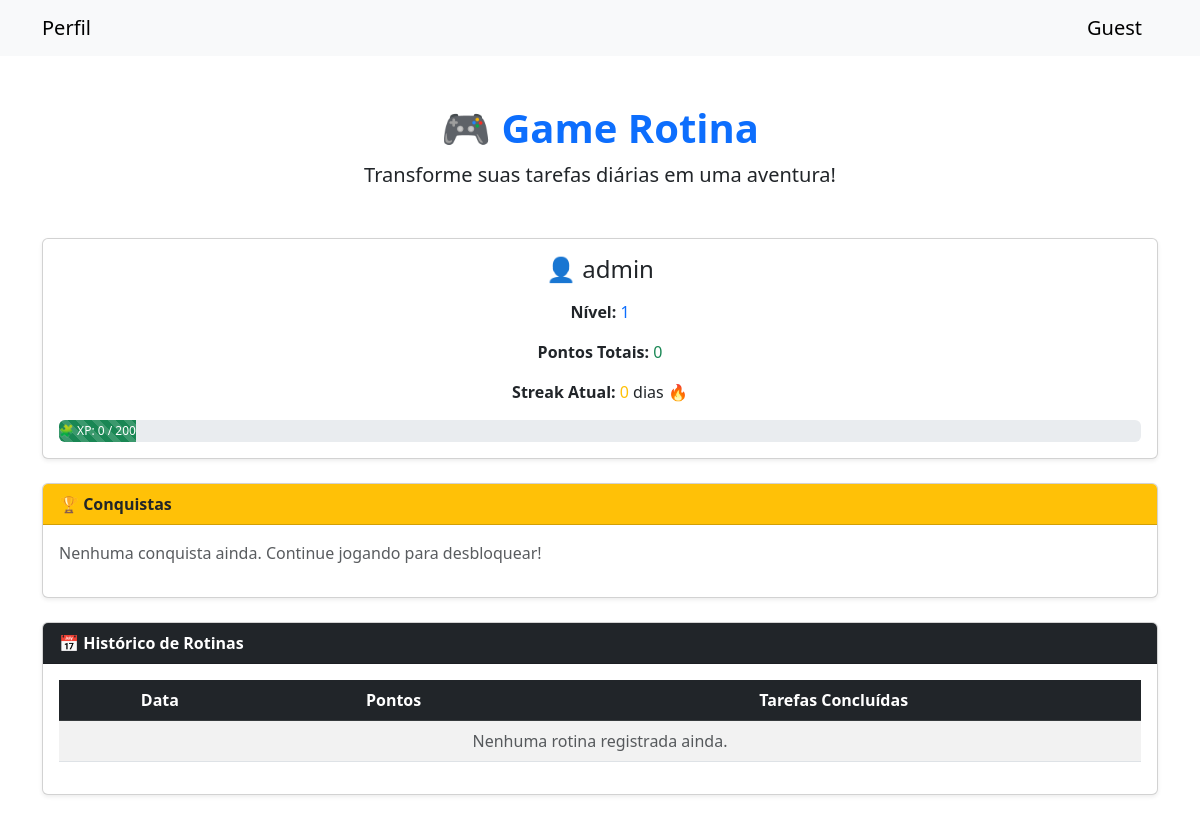
/GameRotina/dashboard_jogo/ (signed in), run on the app's committed database.
### GameRotina/models.py (models this page shows, shortened)
class PlayerProgress(models.Model):
    user = models.OneToOneField(User, on_delete=models.CASCADE)
    pontos_totais = models.IntegerField(default=0)
    nivel = models.IntegerField(default=1)
    streak = models.IntegerField(default=0)
    ultimo_checkin = models.DateField(null=True, blank=True)
    badges = models.ManyToManyField(Badge, blank=True)

### GameRotina/views.py (the view)
# urls.py: path('dashboard_jogo/', views.dashboard_jogo, name='dashboard_jogo'),
@login_required
def dashboard_jogo(request):
    player, _ = PlayerProgress.objects.get_or_create(user=request.user)
    rotinas = Rotina.objects.filter(user=request.user).order_by('-data_hora')
    pontos_ganhos = 0
    xp_proximo_nivel = (player.nivel + 1) * 100
    porcentagem_xp = (player.pontos_totais / xp_proximo_nivel) * 100
    if request.method == "POST":
        form = RotinaForm(request.POST)
        if form.is_valid():
            rotina = form.save(commit=False)
            rotina.user = request.user
            rotina.calcular_pontos()
            rotina.save()
            player.pontos_totais += rotina.pontos
            player.atualizar_streak()
            player.calcular_nivel()
            player.verificar_conquistas()
            pontos_ganhos = rotina.pontos
            player.save()
            return redirect('GameRotina:dashboard_jogo')
    else:
        form = RotinaForm()
    ranking = PlayerProgress.objects.all().order_by('-pontos_totais')[:10]
    return render(request, 'GameRotina/dashboard_jogo.html', {
        'player': player,
        'rotinas': rotinas,
        'form': form,
        'pontos_ganhos': pontos_ganhos,
        'ranking': ranking,
        'xp_proximo_nivel': xp_proximo_nivel,
        'porcentagem_xp': porcentagem_xp,
    })

### AppHome/context_processors.py (called while the page is built)
def permissoes_usuario(request):
    if not request.user.is_authenticated:
        return {}
    usuario_pode_alterar = request.user.is_superuser or request.user.groups.filter(name="Técnicos").exists()
    return {
        'usuario_pode_alterar': usuario_pode_alterar
    }

### GameRotina/templates/GameRotina/dashboard_jogo.html (shortened to what this page needs)
{% extends "GameRotina/base_game.html" %}
{% load static %}
{% block content %}
<div class="container py-5">
    <div class="text-center mb-5">
        <h1 class="fw-bold text-primary">🎮 Game Rotina</h1>
        <p class="lead">Transforme suas tarefas diárias em uma aventura!</p>
    </div>
    <div class="card mb-4 shadow-sm">
        <div class="card-body text-center">
            <h4 class="mb-3">👤 {{ user.username }}</h4>
            <p><strong>Nível:</strong> <span class="text-primary">{{ player.nivel }}</span></p>
            <p><strong>Pontos Totais:</strong> <span class="text-success">{{ player.pontos_totais }}</span></p>
            <p><strong>Streak Atual:</strong> <span class="text-warning">{{ player.streak }}</span> dias 🔥</p>
            <div class="progress mt-3" style="height: 22px;">
                <div class="progress-bar bg-success progress-bar-striped progress-bar-animated"
                     role="progressbar"
                     style="width: {{ porcentagem_xp }}%"
                     aria-valuenow="{{ player.pontos_totais }}" aria-valuemin="0" aria-valuemax="{{ xp_proximo_nivel }}">
                    🧩 XP: {{ player.pontos_totais }} / {{ xp_proximo_nivel }}
                </div>
            </div>
        </div>
    </div>
    <div class="card mb-4 shadow-sm">
        <div class="card-header bg-warning text-dark fw-bold">🏆 Conquistas</div>
        <div class="card-body">
            {% if player.badges.all %}
                {% for badge in player.badges.all %}
                    <span class="badge bg-warning text-dark fs-6 me-2">{{ badge.icone }} {{ badge.nome }}</span>
                {% endfor %}
            {% else %}
                <p class="text-muted">Nenhuma conquista ainda. Continue jogando para desbloquear!</p>
            {% endif %}
        </div>
    </div>
    <div class="card shadow-sm">
        <div class="card-header bg-dark text-white fw-bold">📅 Histórico de Rotinas</div>
        <div class="card-body table-responsive">
            <table class="table table-striped align-middle text-center">
                <thead class="table-dark">
                    <tr>
                        <th>Data</th>
                        <th>Pontos</th>
                        <th>Tarefas Concluídas</th>
                    </tr>
                </thead>
                <tbody>
                    {% for rotina in rotinas %}
                    <tr>
                        <td class="fw-bold text-primary">{{ rotina.data_hora}}</td>
                        </td>
                        <td><span class="text-success fw-bold">{{ rotina.pontos }}</span></td>
                        <td>
                            {% if rotina.leitura %}📖{% endif %}
                            {% if rotina.arte_marcial %}🥋{% endif %}
                            {% if rotina.limpar_casa %}🧹{% endif %}
                            {% if rotina.musculacao %}🏋️{% endif %}
                            {% if rotina.tomar_agua %}💧{% endif %}
                            {% if rotina.alimentacao_saudavel %}🥗{% endif %}
                        </td>
                    </tr>
                    {% empty %}
                    <tr>
                        <td colspan="3" class="text-muted">Nenhuma rotina registrada ainda.</td>
                    </tr>
                    {% endfor %}
                </tbody>
            </table>
        </div>
    </div>
</div>
{% endblock %}

### data on the page
PlayerProgress: nivel "1", pontos_totais "0", streak "0"

### other printed values
{{ user.username }} "admin"
{{ xp_proximo_nivel }} "200"
